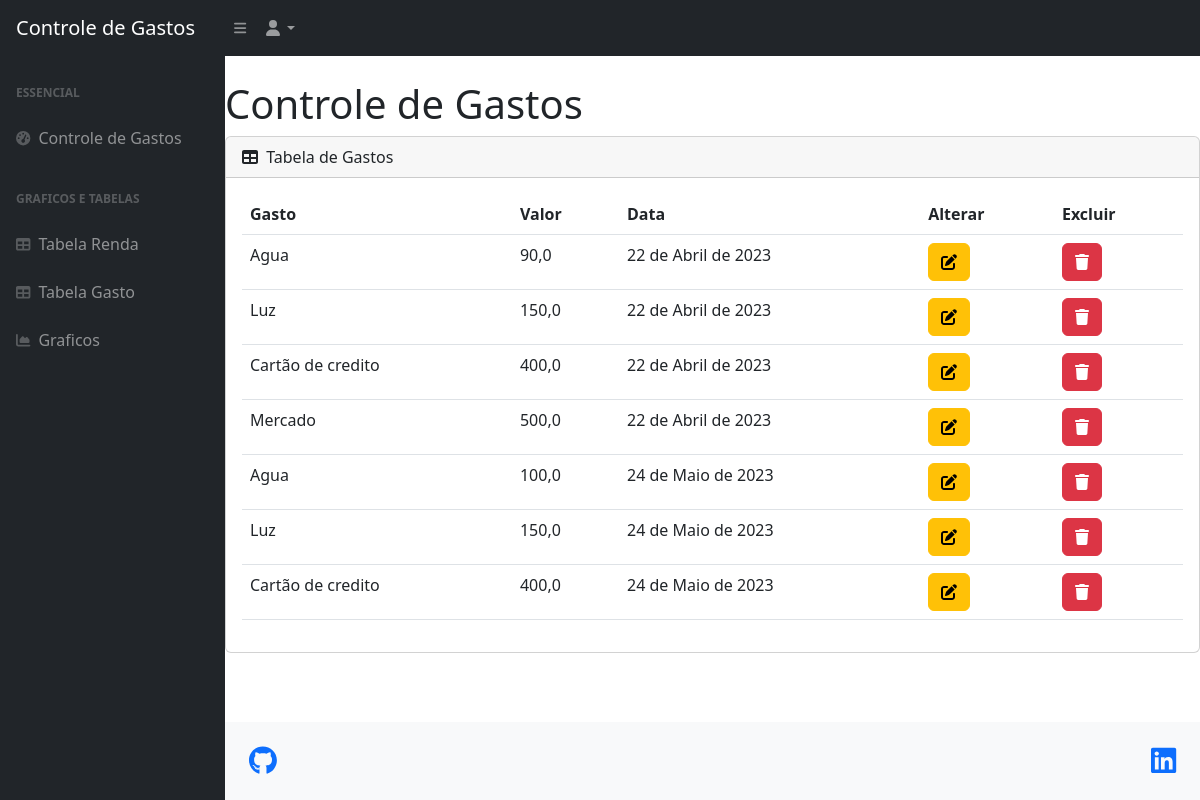
Before: /tabela_gasto/ (signed in) with the older database file.
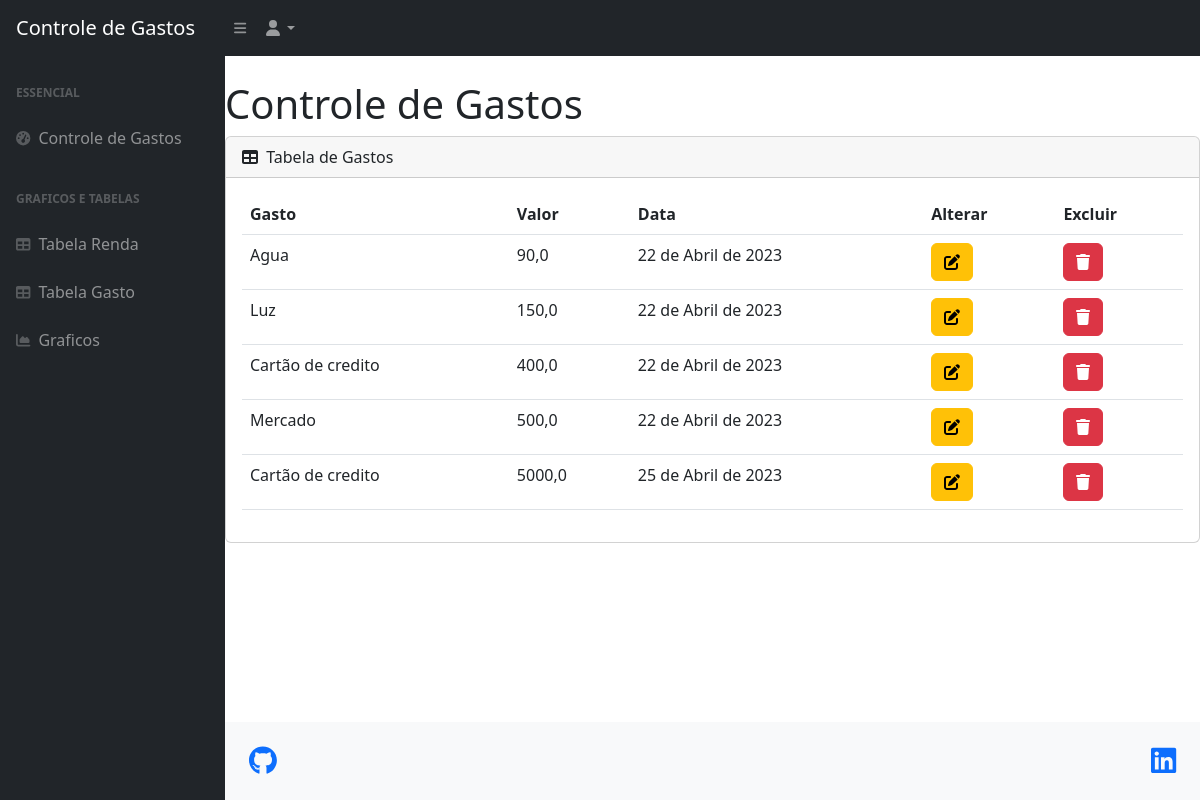
After: the same page with the newer database file.
### app_core/models.py (models this page shows, shortened)
class Gastos(models.Model):
    gasto = models.CharField(max_length=80)
    valor = models.FloatField()
    data = models.DateField(default=datetime.today())
    usuario = models.ForeignKey(Usuario, on_delete=models.CASCADE)
    class Meta:
        verbose_name = 'Gasto'
        verbose_name_plural = 'Gastos'

### app_core/views.py (the view)
# urls.py: path('tabela_gasto/', views.tabela_gasto, name='tabela_gasto'),
def tabela_gasto(request):
    gastos = Gastos.objects.filter(usuario=request.session['usuario'])
    return render(request, 'tables/table_gasto.html', {'gastos': gastos})

### app_core/templates/tables/table_gasto.html
{% extends 'base.html' %}
{% block 'class_body' %}class="sb-nav-fixed"{% endblock 'class_body' %}
{% block 'conteudo' %}
        {% include 'menu.html' %}
        <div id="layoutSidenav">
            {% include 'lateral_menu.html' %}
            <div id="layoutSidenav_content">
                <h1 class="mt-4">Controle de Gastos</h1>
                {% include 'tables/tb_gasto.html' %}
                {% include 'footer.html' %}
            </div>
        </div>
{% endblock 'conteudo' %}

### app_core/templates/tables/tb_gasto.html
<div class="card mb-4">
    <div class="card-header">
        <i class="fas fa-table me-1"></i>
        Tabela de Gastos
    </div>
    <div class="card-body">
        <table class="table" id="table-gasto">
            <thead>
                <tr>
                    <th scope="col">Gasto</th>
                    <th scope="col">Valor</th>
                    <th scope="col">Data</th>
                    <th scope="col">Alterar</th>
                    <th scope="col">Excluir</th>
                </tr>
            </thead>
            <tbody>
                {% for gasto in gastos %}
                    <tr>
                        <td> {{ gasto.gasto }} </td>
                        <td> {{ gasto.valor }} </td>
                        <td> {{ gasto.data }} </td>
                        <td><a href="{% url 'ver_gasto' gasto.id %}" class="btn btn-warning"><i class="fa-solid fa-pen-to-square"></i></a></td>
                        <td><a href="{% url 'excluir_gasto' gasto.id %}" class="btn btn-danger"><i class="fa-solid fa-trash"></i></a></td>
                    </tr>
                {% endfor %}
            </tbody>
        </table>
    </div>
</div>

Changed rows visible on the page:
removed Gastos: gasto "Agua", valor "100,0", data "24 de Maio de 2023"
removed Gastos: gasto "Luz", valor "150,0", data "24 de Maio de 2023"
removed Gastos: gasto "Cartão de credito", valor "400,0", data "24 de Maio de 2023"
added Gastos: gasto "Cartão de credito", valor "5000,0", data "25 de Abril de 2023"
